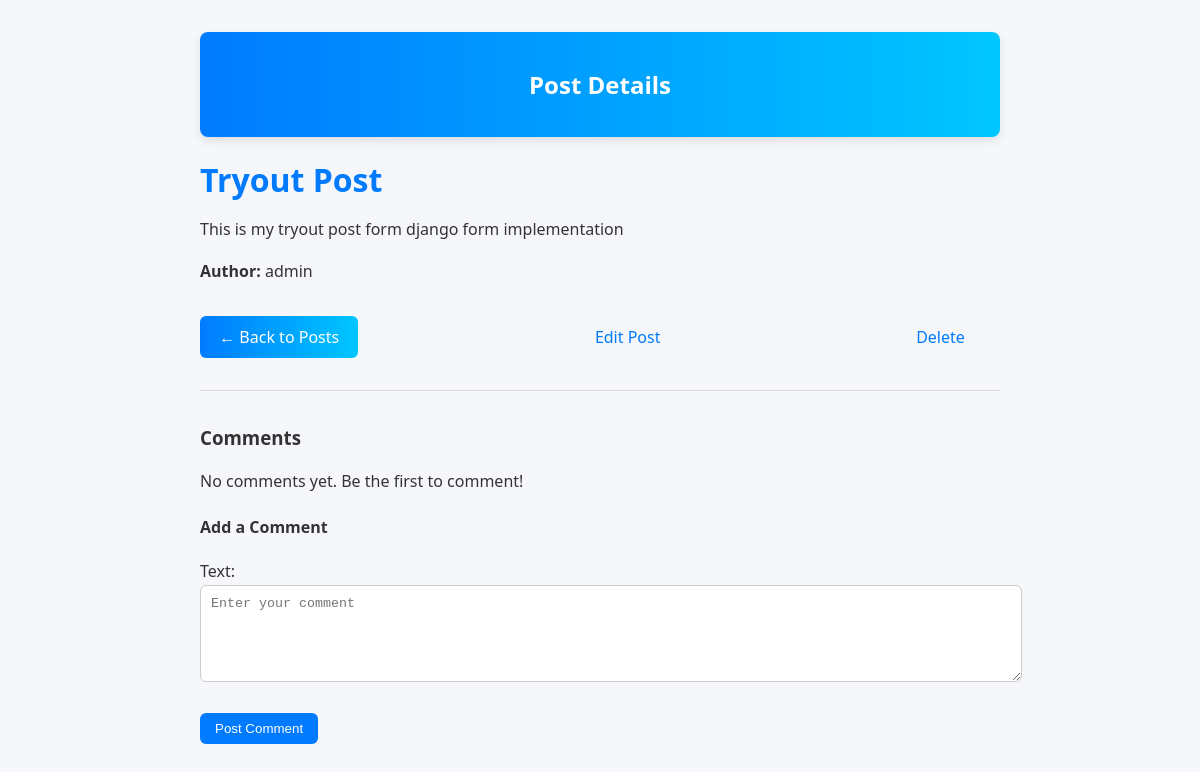
Page /post_list/7/ (signed in) on the earlier database version.
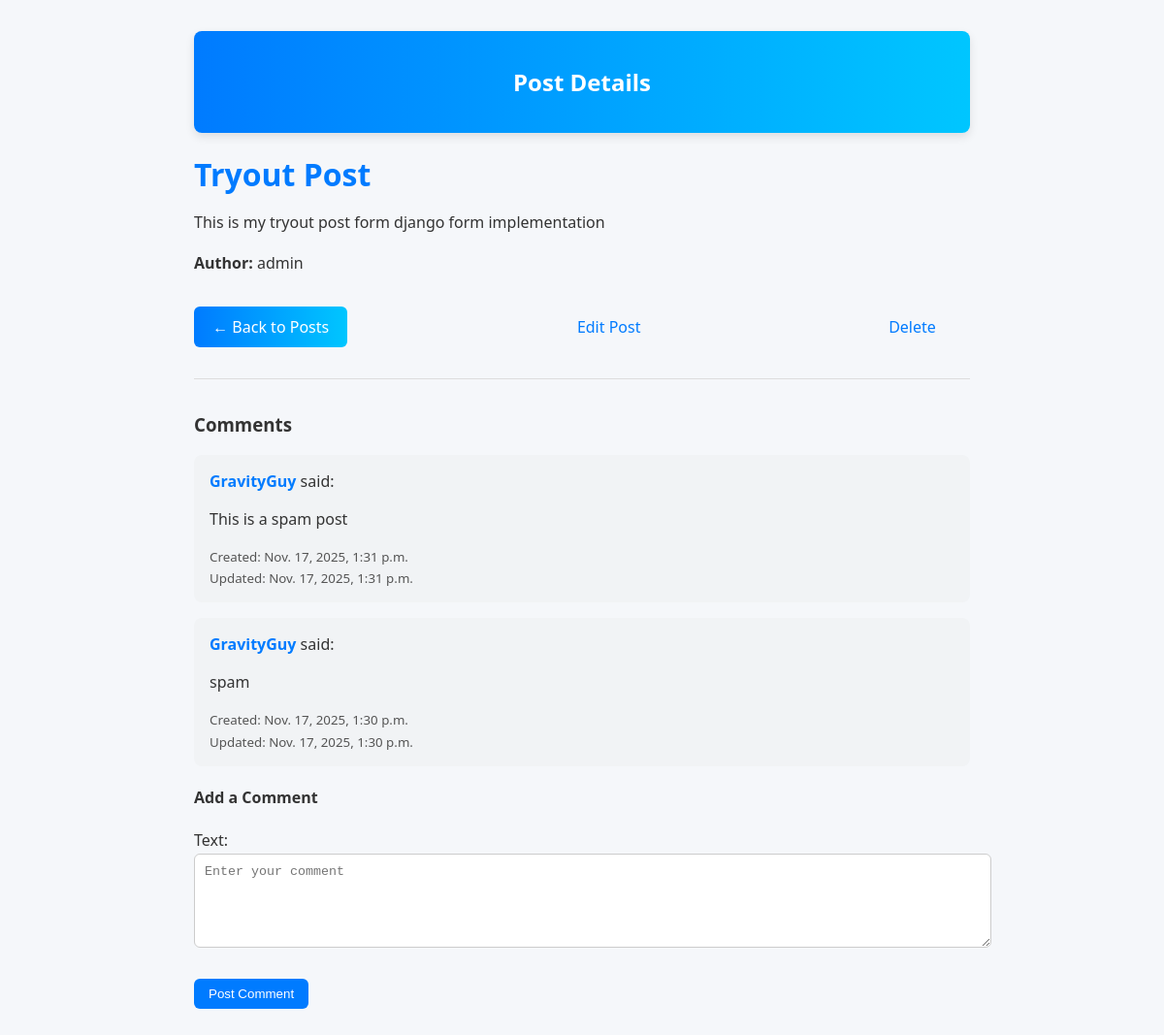
Same page on the later database version.
### blog/models.py (models this page shows, shortened)
class Comment(models.Model):
    post = models.ForeignKey(Post, on_delete=models.CASCADE, related_name='comments')
    author = models.ForeignKey(User, on_delete=models.CASCADE, related_name='comment_user')
    text = models.TextField(blank=False)
    created_at = models.DateTimeField(auto_now_add=True)
    updated_at = models.DateTimeField(auto_now=True)

### blog/views.py (the view)
# urls.py: path('post_list/<int:post_id>/', details, name='details'), # Single post details
@login_required(login_url="login")
def details(request, post_id):
    post = get_object_or_404(Post, id=post_id)
    comments = post.comments.all().order_by('-created_at')
    if request.method == 'POST':
        form = CommentForm(request.POST)
        if form.is_valid():
            comment = form.save(commit=False)
            comment.post = post
            comment.author = request.user
            comment.save()
            return redirect('details', post_id=post.id)
    else:
        form = CommentForm()
    context = {
        'post': post,
        'comments': comments,
        'form': form
    }
    return render(request, 'pages/details.html', context)

### blog/forms.py
class CommentForm(forms.ModelForm):
    class Meta:
        model = Comment  # ✅ Use Comment model instead of Post
        fields = ['text']
        widgets = {
            'text': forms.Textarea(attrs={
                'class': 'form-control',
                'rows': 5,
                'placeholder': 'Enter your comment'
            })
        }

### blog/templates/pages/details.html (shortened to what this page needs)
<!DOCTYPE html>
<html lang="en">
<head>
</head>
<body>
    <header>
        <h2>Post Details</h2>
    </header>
    {% if post %}
        <h1>{{ post.title }}</h1>
        <p>{{ post.content|linebreaksbr }}</p>
        <p><strong>Author:</strong> {{ post.author }}</p>
        <div class="edit_or_return_div">
            <a href="{% url 'post_list' %}" class="back-link">← Back to Posts</a>
            <a href="{% url 'edit_post' post.id %}" class="edit-link">Edit Post</a>
            <a href="{% url 'hard_delete1' post.id %}" class="delete-link">Delete</a>
        </div>
        <div class="comments-section">
            <h3>Comments</h3>
            {% for comment in comments %}
                <div class="comment">
                    <strong>{{ comment.author.username }}</strong> said:
                    <p>{{ comment.text }}</p>
                    <small>Created: {{ comment.created_at }}</small>
                    {% if comment.updated_at != comment.created_at %}
                        <small>Updated: {{ comment.updated_at }}</small>
                    {% endif %}
                </div>
            {% empty %}
                <p>No comments yet. Be the first to comment!</p>
            {% endfor %}
            {% if user.is_authenticated %}
                <h4>Add a Comment</h4>
                <form method="post">
                    {{ form.as_p }}
                    <button type="submit">Post Comment</button>
                </form>
            {% else %}
                <p><a href="">Log in</a> to post a comment.</p>
            {% endif %}
        </div>
    {% else %}
        <p>Post not found.</p>
    {% endif %}
</body>
</html>

Differences in the rows shown:
added Comment: author.username "GravityGuy", text "This is a spam post", created_at "Nov. 17, 2025, 1:31 p.m.", updated_at "Nov. 17, 2025, 1:31 p.m."
added Comment: author.username "GravityGuy", text "spam", created_at "Nov. 17, 2025, 1:30 p.m.", updated_at "Nov. 17, 2025, 1:30 p.m."
Other differences:
text no longer shown: "No comments yet. Be the first to comment!"
